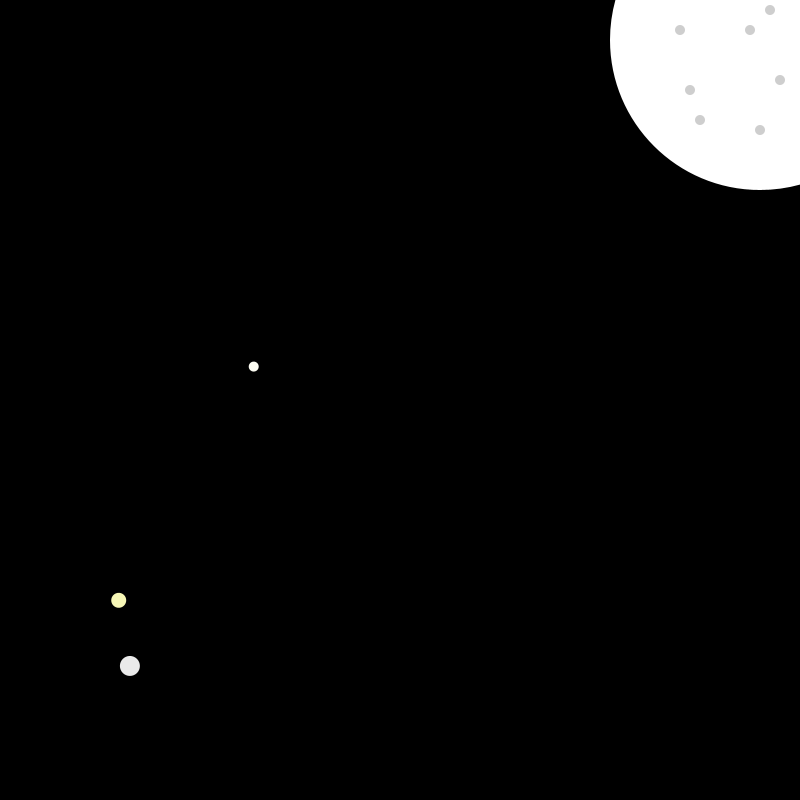
Frame 1 (no input)
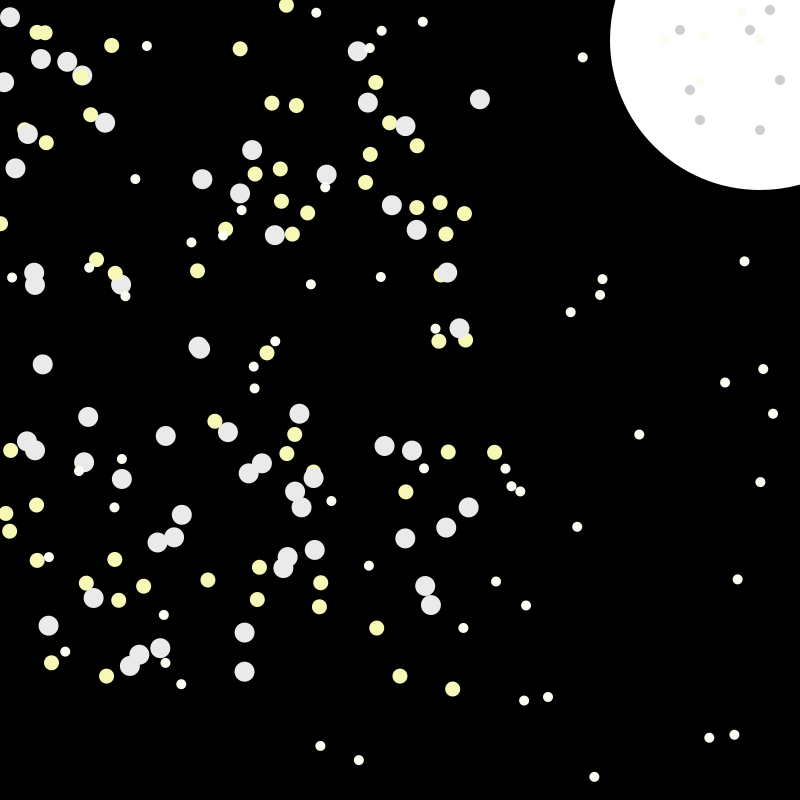
Frame 60 (the mouse pressed at the canvas centre just before this capture)
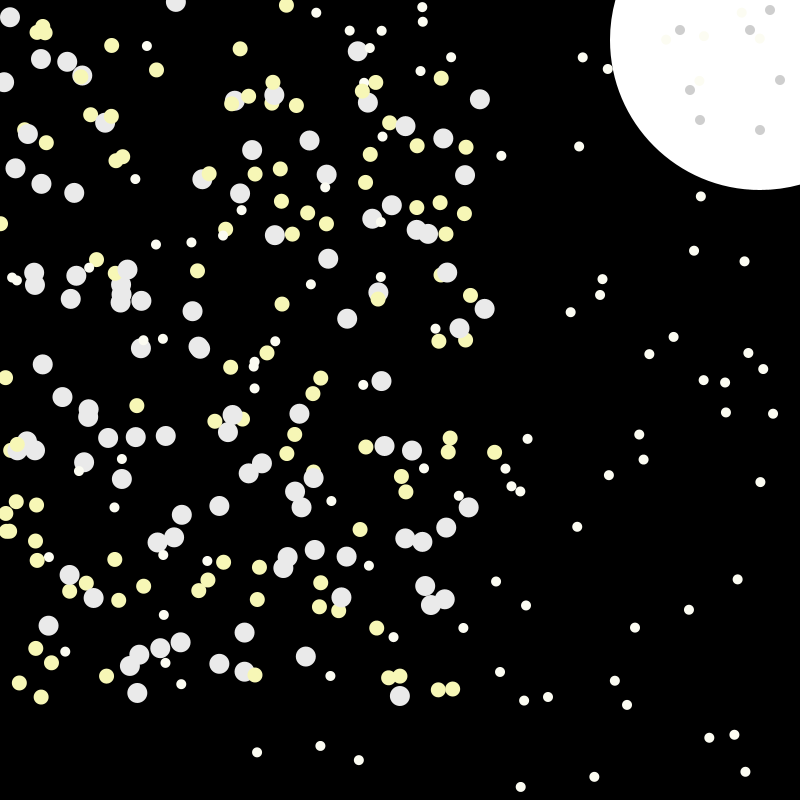
Frame 120 (the mouse held since frame 60 and released just before this capture)

The Processing sketch that drew these frames (run headless with seeded random() and noise(); from frame 60 on, the mouse is pressed at the canvas centre):

// Processing sketch: processing_36724
// ── processing_36724.pde

void setup(){
  size(800,800);
  background(0);
  fill(0);
  
  //Moon
noStroke();
fill(255,255,255);
ellipseMode(CENTER);
ellipse(760,40,300,300);
fill(206,206,206);
ellipse(750,30,10,10);
ellipse(700,120,10,10);
ellipse(690,90,10,10);
ellipse(770,10,10,10);
ellipse(780,80,10,10);
ellipse(680,30,10,10);
ellipse(760,130,10,10);

  frameRate(3);
  
  float RANDOM = floor(random(0,50));
  println(RANDOM);
}


//Setup
int numOfEllipses = 100;

void draw(){  
  //Stars
  if(numOfEllipses > 0){
    fill(234,234,234);
      ellipse(random(width-300),random(height-100),20,20);
    fill(247,247,182); 
      ellipse(random(width-300),random(height-100),15,15);
    fill(252,252,242);
      ellipse(random(width),random(height),10,10);


      
}
  
    // 
    numOfEllipses--;
    
    
}
